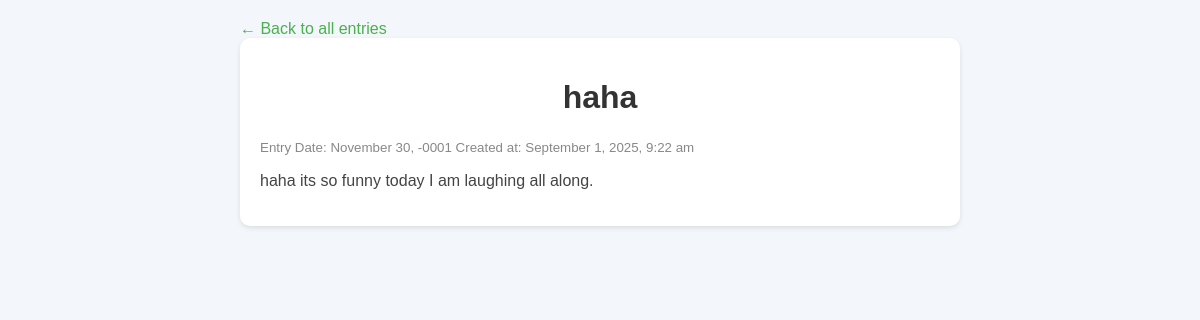
The page /view_entry.php?id=3 (signed in) on the database its author committed.
### tables this page shows
CREATE TABLE `entries` (
  `id` int(11) NOT NULL,
  `user_id` int(11) NOT NULL,
  `title` varchar(100) NOT NULL,
  `content` text NOT NULL,
  `entry_date` date DEFAULT NULL,
  `created_at` timestamp NOT NULL DEFAULT current_timestamp()
);

### view_entry.php (the view, shortened to what this page needs)
<?php
require "connect.php";
$user_id = $_SESSION['user_id'];
$entry_id = $_GET['id'];
$sql = "SELECT * FROM entries WHERE id = ? AND user_id = ? LIMIT 1";
$stmt = $pdo->prepare($sql);
$stmt->execute([$entry_id, $user_id]);
$entry = $stmt->fetch(PDO::FETCH_ASSOC);
?>
<!DOCTYPE html>
<html>
<head>
</head>
<body>
    <div class="container">
        <a href="index.php">&larr; Back to all entries</a>
        <div class="entry">
            <h1><?= htmlspecialchars($entry['title']); ?></h1>
            <small>
                    <?php
                            if($entry['entry_date']){
                                echo "Entry Date: " . date("F j, Y", strtotime($entry['entry_date']));
                            } else {
                                    echo "Entry Date: __ , ";
                                    } ?>
                            </small>
            <small>Created at: <?= date("F j, Y, g:i a", strtotime($entry['created_at'])); ?></small>
            <p><?= nl2br(htmlspecialchars($entry['content'])); ?></p>
        </div>
    </div>
</body>
</html>

### view_entry.php (style rules this page uses)
body { font-family: Arial; background: #f3f6fa; margin:0; padding:0; }
.container { width: 60%; margin:auto; padding:20px; }
h1 { color:#333; text-align:center; }
.entry { background:#fff; padding:20px; border-radius:10px; box-shadow:0 2px 5px rgba(0,0,0,0.1); }
small { color:#888; }
p { color:#444; white-space:pre-wrap; }
a { text-decoration:none; color:#4CAF50; }

### rows shown on the page
entries: title "haha", entry_date "November 30, -0001", created_at "September 1, 2025, 9:22 am", content "haha its so funny today I am laughing all along."
